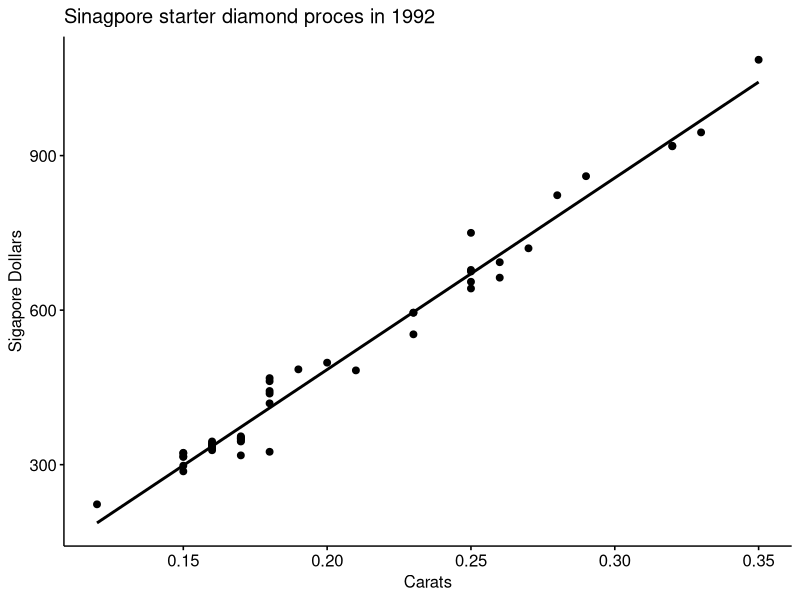

R code for this plot: (Note: this script raises an error after producing the figure.)
# starter_diamond_rings.R

require(tidyverse)                      # I live in the tidyverse  ...
require(readr)                          # To rad the csv file ...
require(ggpubr)                         # For simple plots ...

setwd("rings")
getwd()

###############################################################################
# The data source is: http://jse.amstat.org/v4n3/datasets.chu.html
#
# The source of the data is a full page advertisement placed in the Straits 
# Times newspaper issue of February 29, 1992, by a Singapore-based retailer 
# of diamond jewelry.
#
# The advertisement contained pictures of diamond rings and listed their
# prices, diamond content, and gold purity. Only 20K ladies' rings, each 
# mounted with a single diamond stone, were considered for this study. 
# 20K rings are made with gold of 20 carat purity. (Pure gold is rated as\
# 24K.)
#
# There were 48 such rings of varying designs. The weights of the diamond 
# stones ranged from 0.12 to 0.35 carats (a one carat diamond stone weighs
# 0.2 gram) and were priced between $223 and $1086. The jewelry store 
# adopted a fixed-price policy.
###############################################################################

rings <- read_csv( "rings.csv")         # Read the data file ...

# Draw a scatter plot of proce versus carates 

ggscatter( rings,
           x     = "carats",
           y     = "price",
           color = "black",
           fill  = "black",
           point = TRUE,
           rug  = FALSE,
           title = "Sinagpore starter diamond proces in 1992",
           xlab = "Carats",
           ylab = "Sigapore Dollars",
           add =  "reg.line" )

fit <- lm( price ~ carats, data = rings)
summary(fit)
cor(rings)
sd( rings$carats)
sd(rings$price)

slope <- sd(rings$price)/sd(rings$carats)*cor[1,2]
slope